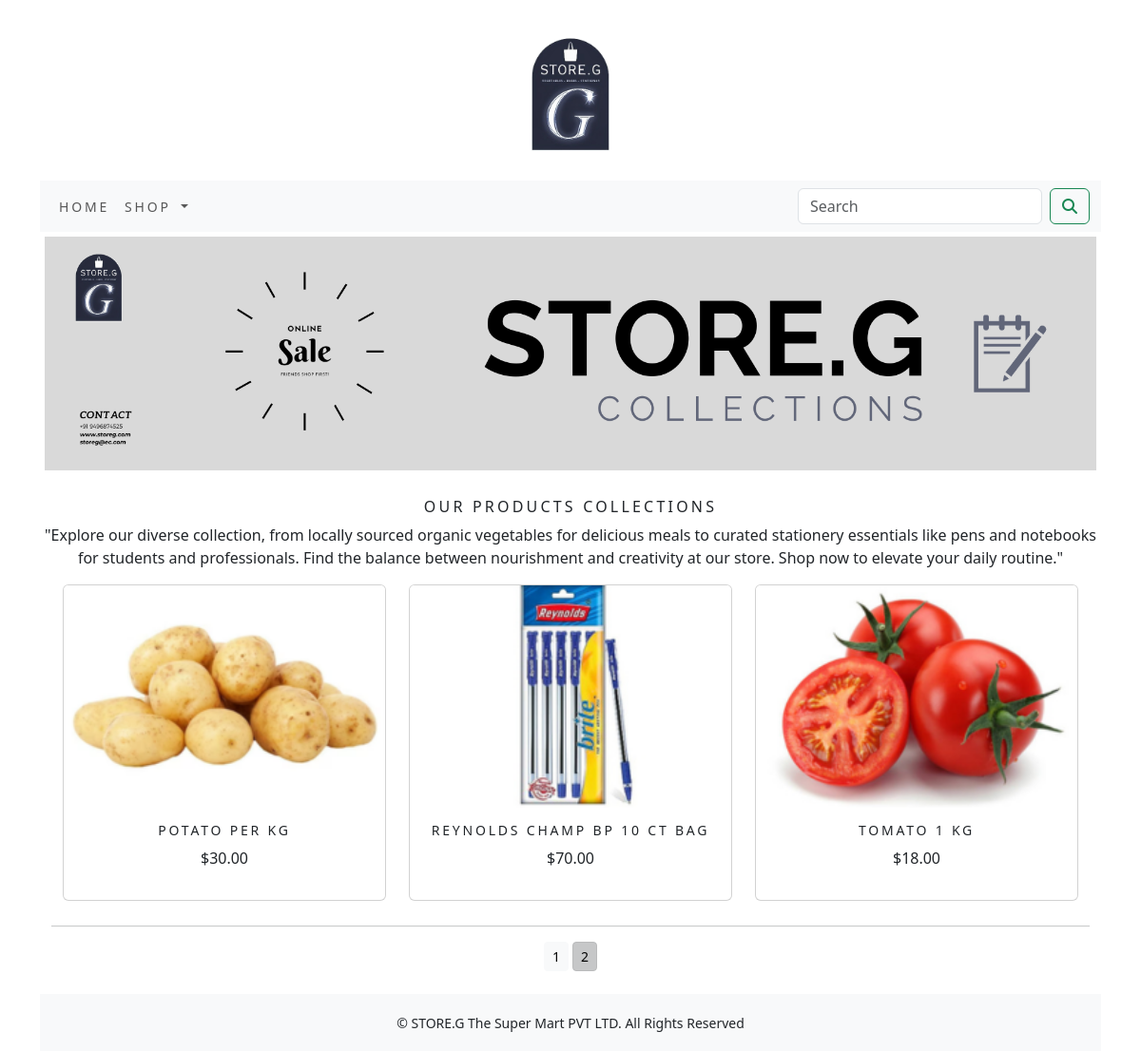
Screenshot of /shop/?page=2 with the database file from the repository.
### shop/models.py (models this page shows, shortened)
class Product(models.Model):
    name=models.CharField(max_length=250, unique=True)
    slug=models.SlugField(max_length=250, unique=True)
    description=models.TextField(blank=True)
    price=models.DecimalField(max_digits=10, decimal_places=2)
    category=models.ForeignKey(Category, on_delete=models.CASCADE)
    image=models.ImageField(upload_to='product', blank=True)
    stock=models.IntegerField()
    available=models.BooleanField(default=True)
    created=models.DateTimeField(auto_now_add=True)
    updated=models.DateTimeField(auto_now=True)
    def get_url(self):
        return reverse('shop:prodCatdetail', args=[self.category.slug,self.slug])
    class Meta:
        ordering=('name',)
        verbose_name='product'
        verbose_name_plural='products'

### shop/views.py (the view)
# urls.py: path('', views.allProdCat, name='allProdCat'),
def allProdCat(request,c_slug=None):
    c_page=None
    products_list=None
    if c_slug != None:
        c_page=get_object_or_404(Category,slug=c_slug)
        products_list=Product.objects.all().filter(category=c_page,available=True)
    else:
        products_list=Product.objects.all().filter(available=True)
    paginator=Paginator(products_list,6)
    try:
        page=int(request.GET.get('page','1'))
    except:
        page=1
    try:
        products=paginator.page(page)
    except (EmptyPage,InvalidPage):
        products=paginator.page(paginator.num_pages)
    return render(request, "category.html", {'category':c_page,'products':products})

### cart/context_processors.py (called while the page is built)
def counter(request):
    item_count=0
    if 'admin' in request.path:
        return {}
    else:
        try:
            cart=Cart.objects.filter(cart_id=_cart_id(request))
            car_items=CartItem.objects.all().filter(cart=cart[:1])
            for cart_item in car_items:
                item_count += cart_item.quantity
        except Cart.DoesNotExist:
            item_count=0
    return dict(item_count=item_count)

### cart/views.py (called while the page is built)
def _cart_id(request):
    cart = request.session.session_key
    if not cart:
        cart = request.session.create()
    return cart

### shop/context_processors.py (called while the page is built)
def menu_links(request):
    links=Category.objects.all()
    return dict(links=links)

### shop/models.py (called while the page is built)
    def get_url(self):
        return reverse('shop:products_by_category', args=[self.slug])

### templates/category.html (shortened to what this page needs)
{% extends 'base.html' %}
{% load static %}
{% block content %}
<div class="mx-auto">
    {% if category %}
    <img class="my_image" src="{{category.image.url}}" alt="{{category.name}}">
</div>
<br>
<div>
    <h1 class="text-center my_title">{{category.name}}</h1>
    <p class="text-justify">{{category.description}}</p>
</div>
{% else %}
<div>
    <img class="my_image my_image_padding" src="{% static 'img/banner.png' %}" alt="our products" width="1116px">
</div>
<br>
<div>
    <h1 class="text-center my_title">Our Products Collections</h1>
    <p class="text-justify" style="text-align: center;">
        "Explore our diverse collection, from locally sourced organic vegetables for delicious meals to curated
        stationery essentials like pens and notebooks for students and professionals. Find the balance between
        nourishment and creativity at our store. Shop now to elevate your daily routine."</p>
</div>
{% endif %}
<div class="container">
    <div class="row mx-auto">
        {% for product in products.object_list %}
        <div class="my_bottom_margin col-9 col-sm-12 col-md-4 col-lg-4">
            <div class="card text-center" style="min-width: 18rem;">
                <a href="{{product.get_url}}"><img class="card-img-top my_image" src="{{product.image.url}}"
                        alt="{{product.name}}" width="150px"></a>
                <div class="card-body">
                    <h4>{{product.name}}</h4>
                    <p>${{product.price}}</p>
                </div>
            </div>
        </div>
        {% endfor %}
    </div>
    <div class="mx-auto">
        {% if products.paginator.num_pages > 1 %}
        <hr>
        <div class="text-center">
            {% for pg in products.paginator.page_range %}
            <a href="?page={{pg}}"
                class="btn btn-light btn-sm {% if products.number == pg %} active {% endif %}">{{pg}}</a>
            {% endfor %}
        </div>
        {% endif %}
    </div>
    <br>
</div>
{% endblock %}

### static/css/custom.css (style rules this page uses)
body { font-family: 'Roboto', sans-serif; }
.my_image { width: 100%; height: auto; }
.my_title { font-size: 16px; text-transform: uppercase; letter-spacing: .2em; }
.my_image_padding { padding: 5px; }
.my_bottom_margin { margin-bottom: 10px; }
.card-body h4 { font-size: 14px; text-transform: uppercase; letter-spacing: .2em; }

### rows the page displays
Product: image (picture), name "POTATO PER KG", price "30.00"
Product: image (picture), name "REYNOLDS CHAMP BP 10 CT BAG", price "70.00"
Product: image (picture), name "TOMATO 1 KG", price "18.00"

### other values shown
{{ pg }} "1" "2"
